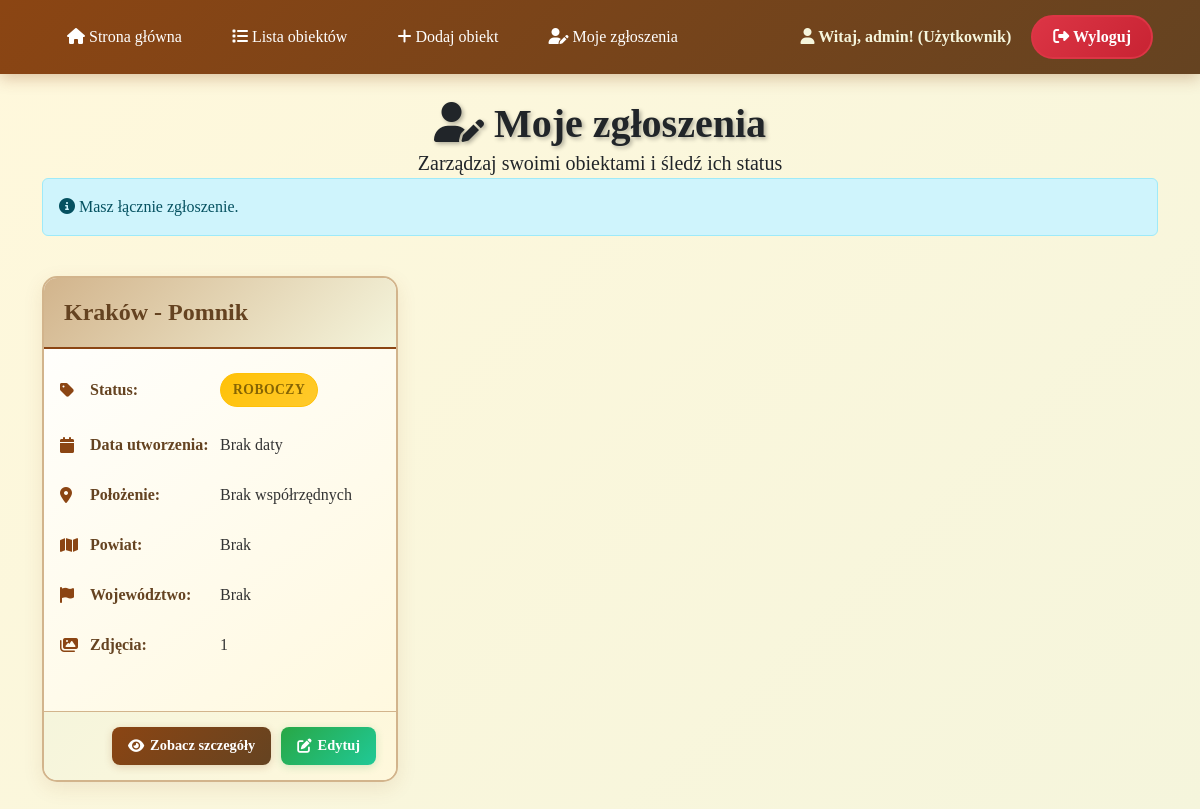
The page /moje-zgloszenia/ (signed in) on the database as committed earlier.
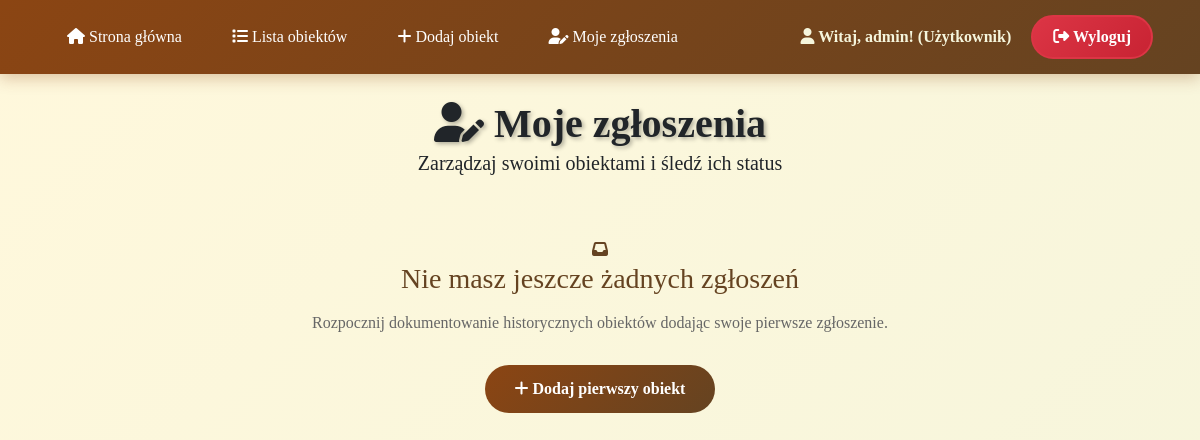
The same page on the database as committed later.
### aplikacja/models.py (models this page shows, shortened)
class Obiekt(models.Model):
    polozenie_szerokosc = models.FloatField(validators=[MinValueValidator(-90.0), MaxValueValidator(90.0)],null=True,blank=True)
    polozenie_dlugosc = models.FloatField(validators=[MinValueValidator(-180.0), MaxValueValidator(180.0)],null=True,blank=True)
    obiekt = models.CharField(max_length=100, blank=True,null=True)
    nazwa_geograficzna_polska = models.CharField(max_length=100)
    nazwa_geograficzna_obca = models.CharField(max_length=100, blank=True,null=True)
    wojewodztwo = models.CharField(max_length=50, blank=True,null=True)
    powiat = models.CharField(max_length=50, blank=True,null=True)
    lokalizacja = models.CharField(max_length=255, blank=True,null=True)
    typ_obiektu = models.CharField(max_length=100)
    material = models.CharField(max_length=100, blank=True,null=True)
    wysokosc = models.FloatField(blank=True, null=True, validators=[MinValueValidator(0.0)])
    szerokosc = models.FloatField(blank=True, null=True, validators=[MinValueValidator(0.0)])
    opis = models.TextField(max_length=10000, blank=True,null=True)
    inskrypcja = models.TextField(max_length=10000, blank=True,null=True)
    typ_pisma = models.CharField(max_length=100, blank=True,null=True)
    tlumaczenie = models.TextField(max_length=10000, blank=True,null=True)
    herby = models.TextField(max_length=10000, blank=True,null=True)
    genealogia = models.TextField(max_length=10000, blank=True,null=True)
    data_powstania_obiektu = models.CharField(max_length=50, blank=True,null=True)
    tom = models.CharField(max_length=50, blank=True,null=True)
    strona = models.IntegerField(validators=[MinValueValidator(0)],blank=True,null=True)
    bibliografia = models.TextField(max_length=10000, blank=True,null=True)
    odsylacze_do_zrodla = models.TextField(max_length=10000, blank=True,null=True)
    autorzy_wpisu = models.CharField(max_length=255, blank=True,null=True)
    data_wpisu = models.DateField(blank=True, null=True)
    korekta_nr_1_autor = models.CharField(max_length=255, blank=True,null=True)
    data_korekty_1 = models.DateField(blank=True, null=True)
    korekta_nr_2_autor = models.CharField(max_length=255, blank=True, null=True)
    data_korekty_2 = models.DateField(blank=True, null=True)
    imie_nazwisko_osoby_upamietnionej = models.CharField(max_length=255, blank=True,null=True)
    skan_3d = models.URLField(max_length=500, blank=True,null=True)
    STATUSY = [
        ('roboczy', 'Roboczy'),
        ('weryfikacja', 'Weryfikacja'),
        ('opublikowany', 'Opublikowany'),
        ('wycofany', 'Wycofany'),
    ]
    status = models.CharField(
        max_length=20,
        choices=STATUSY,
        default='roboczy',
        verbose_name='Status'
    )
    user = models.ForeignKey(
        User,
        on_delete=models.CASCADE,
        null=True,
        blank=True,
        verbose_name='Użytkownik',
        help_text='Użytkownik który utworzył to zgłoszenie'
    )
    class Meta:
        verbose_name = "Obiekt"
        verbose_name_plural = "Obiekty"
        indexes = [
            models.Index(fields=['wojewodztwo']),
            models.Index(fields=['powiat']),
            models.Index(fields=['typ_obiektu']),
            models.Index(fields=['lokalizacja']),
            models.Index(fields=['status']),
            models.Index(fields=['nazwa_geograficzna_polska']),
        ]

### aplikacja/views.py (the view)
# urls.py: path('moje-zgloszenia/', views.moje_zgloszenia, name='moje_zgloszenia'),
@login_required
def moje_zgloszenia(request):
    is_editor = request.user.groups.filter(name='Redaktor').exists()
    filter_form = StatusFilterForm(request.GET or None)
    if is_editor:
        obiekty = Obiekt.objects.all().prefetch_related('zdjecia')
        status_filter = request.GET.get('status', 'weryfikacja' if not request.GET else '')
        if status_filter:
            obiekty = obiekty.filter(status=status_filter)
        elif not request.GET:  # Default filter only on initial page load
            obiekty = obiekty.filter(status='weryfikacja')
    else:
        obiekty = Obiekt.objects.filter(user=request.user).prefetch_related('zdjecia')
        if filter_form.is_valid():
            status = filter_form.cleaned_data.get('status')
            if status:
                obiekty = obiekty.filter(status=status)
    obiekty = obiekty.order_by('-id')
    paginator = Paginator(obiekty, 12)
    page_number = request.GET.get('page')
    page_obj = paginator.get_page(page_number)
    context = {
        'obiekty': page_obj,
        'user': request.user,
        'is_editor': is_editor,
        'filter_form': filter_form,
        'current_status': request.GET.get('status', 'weryfikacja' if is_editor and not request.GET else ''),
        'page_obj': page_obj
    }
    return render(request, 'moje_zgloszenia.html', context)

### aplikacja/templatetags/permission_tags.py (called while the page is built)
@register.filter
def is_redaktor(user):
    if not user.is_authenticated:
        return False
    return user.groups.filter(name='Redaktor').exists()

@register.filter
def can_edit_obiekt(user, obiekt):
    if not user.is_authenticated:
        return False
    if user.groups.filter(name='Redaktor').exists():
        return True
    return obiekt.user == user and obiekt.status == 'roboczy'

@register.simple_tag
def user_role_display(user):
    if not user.is_authenticated:
        return "Gość"
    if user.groups.filter(name='Redaktor').exists():
        return "Redaktor"
    return "Użytkownik"

### aplikacja/templates/moje_zgloszenia.html (shortened to what this page needs)
{% extends 'base.html' %}
{% load permission_tags %}
{% block content %}
<div class="container">
    <div class="page-header text-center">
        <div class="container">
            <h1><i class="fas fa-user-edit"></i> {% if is_editor %}Zgłoszenia{% else %}Moje zgłoszenia{% endif %}</h1>
            <p class="lead mb-0">{% if is_editor %}Zarządzaj wszystkimi zgłoszeniami użytkowników{% else %}Zarządzaj swoimi obiektami i śledź ich status{% endif %}</p>
        </div>
    </div>
    {% if obiekty %}
        <div class="row">
            <div class="col-12 mb-4">
                <div class="alert alert-info">
                    <i class="fas fa-info-circle"></i>
                    {% if is_editor %}
                        Wyświetlanych jest <strong>{{ obiekty.count }}</strong> zgłoszenie{{ obiekty.count|pluralize:"nie,nia,ń" }}{% if current_status %} ze statusem <strong>{{ obiekty.first.get_status_display }}</strong>{% endif %}.
                    {% else %}
                        Masz łącznie <strong>{{ obiekty.count }}</strong> zgłoszenie{{ obiekty.count|pluralize:"nie,nia,ń" }}.
                    {% endif %}
                </div>
            </div>
        </div>
        <div class="row g-4">
            {% for obiekt in obiekty %}
                <div class="col-lg-6 col-xl-4">
                    <div class="obiekt-card card h-100">
                        <div class="card-header">
                            <h2>
                                <a href="{% url 'szczegoly_obiektu' obiekt.id %}">
                                    {{ obiekt.nazwa_geograficzna_polska }} - {{ obiekt.typ_obiektu }}
                                </a>
                            </h2>
                        </div>
                        <div class="card-body">
                            <div class="info-item">
                                <i class="fas fa-tag"></i>
                                <span class="info-label">Status:</span>
                                <span class="status-badge status-{{ obiekt.status }}">
                                    {{ obiekt.get_status_display }}
                                </span>
                            </div>
                            <div class="info-item">
                                <i class="fas fa-calendar"></i>
                                <span class="info-label">Data utworzenia:</span>
                                <span class="info-value">{{ obiekt.data_wpisu|default:"Brak daty" }}</span>
                            </div>
                            <div class="info-item">
                                <i class="fas fa-map-marker-alt"></i>
                                <span class="info-label">Położenie:</span>
                                <span class="info-value">
                                    {% if obiekt.polozenie_szerokosc and obiekt.polozenie_dlugosc %}
                                        {{ obiekt.polozenie_szerokosc|floatformat:6 }}, {{ obiekt.polozenie_dlugosc|floatformat:6 }}
                                    {% else %}
                                        Brak współrzędnych
                                    {% endif %}
                                </span>
                            </div>
                            <div class="info-item">
                                <i class="fas fa-map"></i>
                                <span class="info-label">Powiat:</span>
                                <span class="info-value">{{ obiekt.powiat|default:"Brak" }}</span>
                            </div>
                            <div class="info-item">
                                <i class="fas fa-flag"></i>
                                <span class="info-label">Województwo:</span>
                                <span class="info-value">{{ obiekt.wojewodztwo|default:"Brak" }}</span>
                            </div>
                            <div class="info-item">
                                <i class="fas fa-images"></i>
                                <span class="info-label">Zdjęcia:</span>
                                <span class="info-value">{{ obiekt.zdjecia.count }}</span>
                            </div>
                        </div>
                        <div class="card-actions">
                            <a href="{% url 'szczegoly_obiektu' obiekt.id %}" class="btn btn-view">
                                <i class="fas fa-eye"></i> Zobacz szczegóły
                            </a>
                            {% if user|can_edit_obiekt:obiekt %}
                                <a href="{% url 'edytuj_roboczy' obiekt.id %}" class="btn btn-edit">
                                    <i class="fas fa-edit"></i> Edytuj
                                </a>
                            {% endif %}
                        </div>
                    </div>
                </div>
            {% endfor %}
        </div>
    {% else %}
        <div class="no-objects">
            <i class="fas fa-inbox"></i>
            <h3>Nie masz jeszcze żadnych zgłoszeń</h3>
            <p>Rozpocznij dokumentowanie historycznych obiektów dodając swoje pierwsze zgłoszenie.</p>
            <a href="{% url 'formularz' %}" class="btn-add-object">
                <i class="fas fa-plus"></i>
                Dodaj pierwszy obiekt
            </a>
        </div>
    {% endif %}
</div>
{% endblock %}

### aplikacja/templates/base.html (shortened to what this page needs)
{% load permission_tags %}
<!DOCTYPE html>
<html lang="pl">
<head>
    <link href="https://cdnjs.cloudflare.com/ajax/libs/bootstrap/5.3.0/css/bootstrap.min.css" rel="stylesheet">
    <link href="https://cdnjs.cloudflare.com/ajax/libs/font-awesome/6.4.0/css/all.min.css" rel="stylesheet">
</head>
<body>
    <nav class="navbar navbar-expand-lg fixed-top">
        <div class="container">
            <div class="collapse navbar-collapse" id="navbarNav">
                <ul class="navbar-nav me-auto">
                    <li class="nav-item">
                        <a class="nav-link" href="{% url 'wyszukaj' %}">
                            <i class="fas fa-home"></i>
                            Strona główna
                        </a>
                    </li>
                    <li class="nav-item">
                        <a class="nav-link" href="{% url 'rekordy' %}">
                            <i class="fas fa-list"></i>
                            Lista obiektów
                        </a>
                    </li>
                    {% if user.is_authenticated %}
                        <li class="nav-item">
                            <a class="nav-link" href="{% url 'formularz' %}">
                                <i class="fas fa-plus"></i>
                                Dodaj obiekt
                            </a>
                        </li>
                        <li class="nav-item">
                            <a class="nav-link" href="{% url 'moje_zgloszenia' %}">
                                <i class="fas fa-user-edit"></i>
                                {% if user|is_redaktor %}Zgłoszenia{% else %}Moje zgłoszenia{% endif %}
                            </a>
                        </li>
                    {% endif %}
                </ul>
                <div class="d-flex align-items-center auth-buttons">
                    {% if user.is_authenticated %}
                        <span class="username-display">
                            <i class="fas fa-user"></i>
                            Witaj, {{ user.username }}! ({% user_role_display user %})
                        </span>
                        <a href="{% url 'logout' %}" class="btn-auth btn-logout">
                            <i class="fas fa-sign-out-alt"></i>
                            Wyloguj
                        </a>
                    {% endif %}
                </div>
            </div>
        </div>
    </nav>
    <div class="main-content" style="padding-top: 80px;">
        {% block content %}
        {% endblock %}
    </div>
</body>
</html>

Rows that differ between the two databases and show on the page:
removed Obiekt: nazwa_geograficzna_polska "Kraków", typ_obiektu "Pomnik", status "ROBOCZY", data_wpisu "Brak daty", shows "Brak współrzędnych", powiat "Brak", wojewodztwo "Brak", zdjecia.count "1", shows "Edytuj"
Other text that changed with them:
text no longer shown: "Masz łącznie zgłoszenie ."
text now shown: "Nie masz jeszcze żadnych zgłoszeń Rozpocznij dokumentowanie historycznych obiektów dodając swoje pierwsze zgłoszenie. Dodaj pierwszy obiekt"
